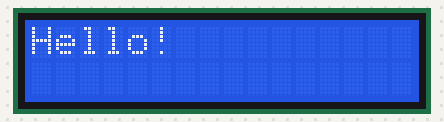
Recording of a program running on a simulated Raspberry Pi (BCM pin numbers). On the bench: 16×2 character LCD.

Above: at 0.1 s.
At 1.85 s:
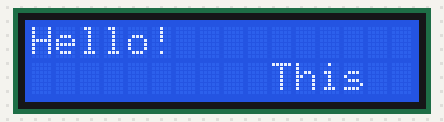
At 3.42 s:
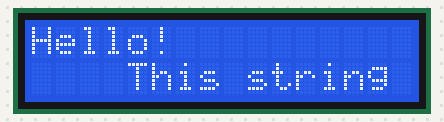
At 6.82 s:
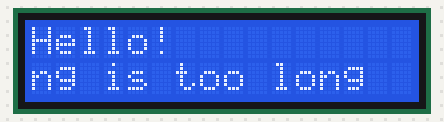
At 10.22 s:
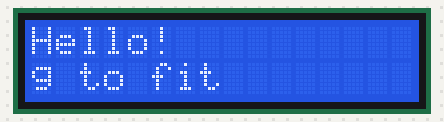
At 13.62 s:
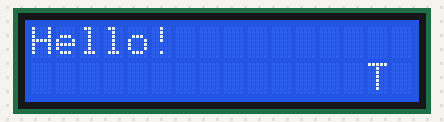

The program:

scroll.py
```python
from RPLCD.i2c import CharLCD
import time

framebuffer = [
    'Hello!',
    '',
]

def write_to_lcd(lcd, framebuffer, num_cols):
    """Write the framebuffer out to the specified LCD."""
    lcd.home()
    for row in framebuffer:
        lcd.write_string(row.ljust(num_cols)[:num_cols])
        lcd.write_string('\r\n')

lcd = CharLCD(i2c_expander='PCF8574', address=0x27, port=1,
              cols=16, rows=2, dotsize=8,
              charmap='A02',
              auto_linebreaks=False,
              backlight_enabled=True)

write_to_lcd(lcd, framebuffer, 15)

long_string = ' This string is too long to fit  '

def loop_string(string, lcd, framebuffer, row, num_cols, delay=0.2):
    padding = ' ' * num_cols
    s = padding + string + padding
    for i in range(len(s) - num_cols + 1):
        framebuffer[row] = s[i:i+num_cols]
        write_to_lcd(lcd, framebuffer, num_cols)
        time.sleep(delay)

while True:
    loop_string(long_string, lcd, framebuffer, 1, 15)
```

Measured:
- by itself, everything shown: repeats every 12.8 s, in 45 steps
